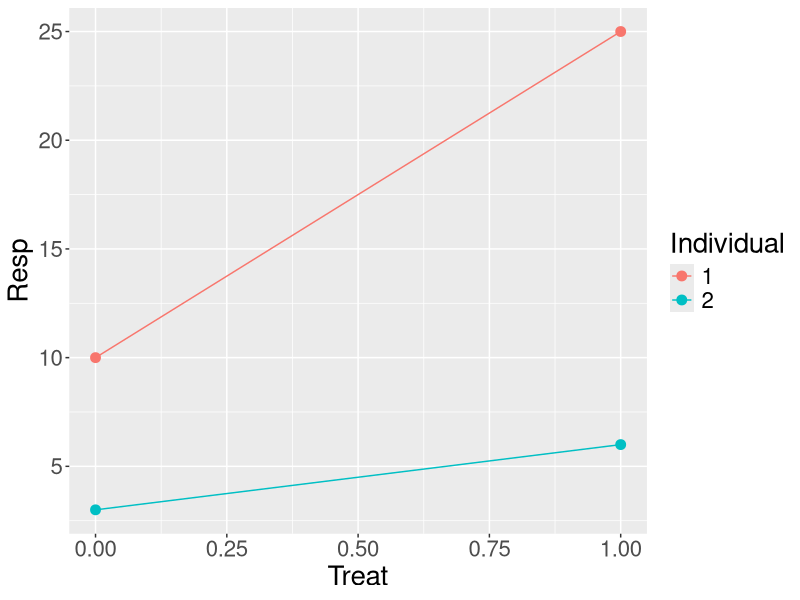

Generate this figure with R:
## ---- chunk 1
knitr::opts_chunk$set(echo = TRUE)
knitr::opts_chunk$set(options(warn=-1))
knitr::opts_knit$set(root.dir="/home/nikolay/Documents/Medium/REML/")
## ---- chunk 2
library("ggplot2")
df<-data.frame(Treat=c(0,1,0,1),
               Resp=c(10,25,3,6),
               Ind=c(1,1,2,2))
df
ggplot(df, aes(x=Treat, y=Resp, color=factor(Ind), group=Ind)) + 
  geom_point(size=3) + theme(text = element_text(size = 20)) + geom_line() + labs(color="Individual")
## ---- chunk 3
library("lme4")
summary(lmer(Resp ~ Treat + (1 | Ind), df, REML = FALSE))
## ---- chunk 4
library("lme4")
summary(lmer(Resp ~ Treat + (1 | Ind), df, REML = TRUE))
## ---- chunk 5
f<-function(x)
{
  sigma  <-  x[1]
  sigmas <-  x[2]
  beta1  <-  x[3]
  beta2  <-  x[4]
  y11    <-  3
  y12    <-  10
  y21    <-  6
  y22    <-  25
  -(1/2)*log(4*sigmas^4*sigma^4 + 4*sigmas^2*sigma^6 + sigma^8) -(1/2)*log(4/((sigma^2)*(sigma^2+2*sigmas^2)))- (1/2)*(1/((sigma^2)*(sigma^2+2*sigmas^2)))*(((y11-beta1)^2)*(sigma^2+sigmas^2) - 2*(y11-beta1)*(y21-beta2)*(sigmas^2) + ((y21-beta2)^2)*(sigma^2+sigmas^2) + ((y12-beta1)^2)*(sigma^2+sigmas^2) - 2*(y12-beta1)*(y22-beta2)*(sigmas^2) + ((y22-beta2)^2)*(sigma^2+sigmas^2))
}
optim(par=c(1,1,1,1),f,method="L-BFGS-B",lower=c(1,1,1,1),upper=c(10,10,10,20),hessian = TRUE,control=list(fnscale=-1))
